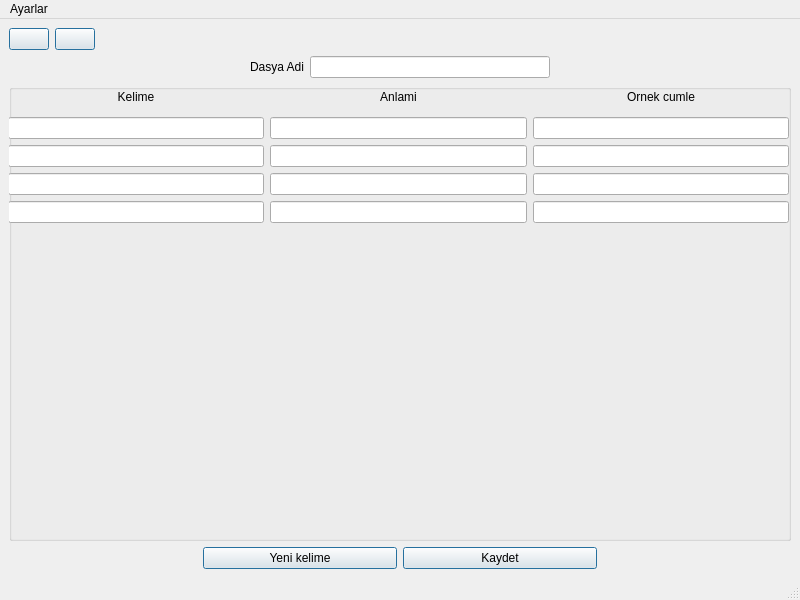
<?xml version="1.0" encoding="UTF-8"?>
<ui version="4.0">
 <class>MainWindow</class>
 <widget class="QMainWindow" name="MainWindow">
  <property name="geometry">
   <rect>
    <x>0</x>
    <y>0</y>
    <width>800</width>
    <height>600</height>
   </rect>
  </property>
  <property name="sizePolicy">
   <sizepolicy hsizetype="Expanding" vsizetype="Preferred">
    <horstretch>0</horstretch>
    <verstretch>0</verstretch>
   </sizepolicy>
  </property>
  <property name="windowTitle">
   <string>MainWindow</string>
  </property>
  <widget class="QWidget" name="centralwidget">
   <layout class="QVBoxLayout" name="verticalLayout">
    <item>
     <layout class="QHBoxLayout" name="horizontalLayout_4">
      <item>
       <widget class="QPushButton" name="pushButton_geri">
        <property name="text">
         <string/>
        </property>
        <property name="icon">
         <iconset>
          <normaloff>geri.png</normaloff>geri.png</iconset>
        </property>
        <property name="default">
         <bool>true</bool>
        </property>
       </widget>
      </item>
      <item>
       <widget class="QPushButton" name="pushButton_anasayfa">
        <property name="text">
         <string/>
        </property>
        <property name="icon">
         <iconset>
          <normaloff>main.png</normaloff>main.png</iconset>
        </property>
        <property name="default">
         <bool>true</bool>
        </property>
       </widget>
      </item>
      <item>
       <spacer name="horizontalSpacer_5">
        <property name="orientation">
         <enum>Qt::Orientation::Horizontal</enum>
        </property>
        <property name="sizeHint" stdset="0">
         <size>
          <width>40</width>
          <height>20</height>
         </size>
        </property>
       </spacer>
      </item>
     </layout>
    </item>
    <item>
     <layout class="QHBoxLayout" name="horizontalLayout_2">
      <item>
       <spacer name="horizontalSpacer_2">
        <property name="orientation">
         <enum>Qt::Orientation::Horizontal</enum>
        </property>
        <property name="sizeHint" stdset="0">
         <size>
          <width>40</width>
          <height>20</height>
         </size>
        </property>
       </spacer>
      </item>
      <item>
       <widget class="QLabel" name="label">
        <property name="text">
         <string>Dasya Adi</string>
        </property>
       </widget>
      </item>
      <item>
       <widget class="QLineEdit" name="lineEdit_dosya"/>
      </item>
      <item>
       <spacer name="horizontalSpacer">
        <property name="orientation">
         <enum>Qt::Orientation::Horizontal</enum>
        </property>
        <property name="sizeHint" stdset="0">
         <size>
          <width>40</width>
          <height>20</height>
         </size>
        </property>
       </spacer>
      </item>
     </layout>
    </item>
    <item>
     <widget class="QGroupBox" name="groupBox">
      <property name="title">
       <string/>
      </property>
      <widget class="QWidget" name="gridLayoutWidget">
       <property name="geometry">
        <rect>
         <x>-1</x>
         <y>-1</y>
         <width>781</width>
         <height>140</height>
        </rect>
       </property>
       <layout class="QGridLayout" name="gridLayout">
        <item row="0" column="0">
         <widget class="QLabel" name="label_1">
          <property name="text">
           <string>Kelime</string>
          </property>
          <property name="alignment">
           <set>Qt::AlignmentFlag::AlignCenter</set>
          </property>
         </widget>
        </item>
        <item row="1" column="2">
         <widget class="QLineEdit" name="lineEdit_1_cumle"/>
        </item>
        <item row="2" column="0">
         <widget class="QLineEdit" name="lineEdit_2_kelime"/>
        </item>
        <item row="3" column="1">
         <widget class="QLineEdit" name="lineEdit_3_anlam"/>
        </item>
        <item row="2" column="2">
         <widget class="QLineEdit" name="lineEdit_2_cumle"/>
        </item>
        <item row="3" column="0">
         <widget class="QLineEdit" name="lineEdit_3_kelime"/>
        </item>
        <item row="2" column="1">
         <widget class="QLineEdit" name="lineEdit_2_anlam"/>
        </item>
        <item row="0" column="1">
         <widget class="QLabel" name="label_3">
          <property name="text">
           <string>Anlami</string>
          </property>
          <property name="alignment">
           <set>Qt::AlignmentFlag::AlignCenter</set>
          </property>
         </widget>
        </item>
        <item row="1" column="0">
         <widget class="QLineEdit" name="lineEdit_1_kelime"/>
        </item>
        <item row="3" column="2">
         <widget class="QLineEdit" name="lineEdit_3_cumle"/>
        </item>
        <item row="1" column="1">
         <widget class="QLineEdit" name="lineEdit_1_anlam"/>
        </item>
        <item row="0" column="2">
         <widget class="QLabel" name="label_2">
          <property name="text">
           <string>Ornek cumle</string>
          </property>
          <property name="alignment">
           <set>Qt::AlignmentFlag::AlignCenter</set>
          </property>
         </widget>
        </item>
        <item row="4" column="0">
         <widget class="QLineEdit" name="lineEdit_4_kelime"/>
        </item>
        <item row="4" column="1">
         <widget class="QLineEdit" name="lineEdit_4_anlam"/>
        </item>
        <item row="4" column="2">
         <widget class="QLineEdit" name="lineEdit_4_cumle"/>
        </item>
       </layout>
      </widget>
     </widget>
    </item>
    <item>
     <layout class="QHBoxLayout" name="horizontalLayout">
      <item>
       <spacer name="horizontalSpacer_3">
        <property name="orientation">
         <enum>Qt::Orientation::Horizontal</enum>
        </property>
        <property name="sizeHint" stdset="0">
         <size>
          <width>40</width>
          <height>20</height>
         </size>
        </property>
       </spacer>
      </item>
      <item>
       <widget class="QPushButton" name="pushButton_yeni">
        <property name="sizePolicy">
         <sizepolicy hsizetype="Expanding" vsizetype="Fixed">
          <horstretch>0</horstretch>
          <verstretch>0</verstretch>
         </sizepolicy>
        </property>
        <property name="text">
         <string>Yeni kelime</string>
        </property>
        <property name="default">
         <bool>true</bool>
        </property>
       </widget>
      </item>
      <item>
       <widget class="QPushButton" name="pushButton_kaydet">
        <property name="sizePolicy">
         <sizepolicy hsizetype="Expanding" vsizetype="Fixed">
          <horstretch>0</horstretch>
          <verstretch>0</verstretch>
         </sizepolicy>
        </property>
        <property name="text">
         <string>Kaydet</string>
        </property>
        <property name="default">
         <bool>true</bool>
        </property>
       </widget>
      </item>
      <item>
       <spacer name="horizontalSpacer_4">
        <property name="orientation">
         <enum>Qt::Orientation::Horizontal</enum>
        </property>
        <property name="sizeHint" stdset="0">
         <size>
          <width>40</width>
          <height>20</height>
         </size>
        </property>
       </spacer>
      </item>
     </layout>
    </item>
   </layout>
  </widget>
  <widget class="QMenuBar" name="menubar">
   <property name="geometry">
    <rect>
     <x>0</x>
     <y>0</y>
     <width>800</width>
     <height>37</height>
    </rect>
   </property>
   <widget class="QMenu" name="menuAyarlar">
    <property name="title">
     <string>Ayarlar</string>
    </property>
    <widget class="QMenu" name="menuDarkmode">
     <property name="title">
      <string>Darkmode</string>
     </property>
     <addaction name="actionWhite"/>
     <addaction name="actionDark"/>
    </widget>
    <addaction name="menuDarkmode"/>
   </widget>
   <addaction name="menuAyarlar"/>
  </widget>
  <widget class="QStatusBar" name="statusbar"/>
  <action name="actionWhite">
   <property name="text">
    <string>White</string>
   </property>
  </action>
  <action name="actionDark">
   <property name="text">
    <string>Dark</string>
   </property>
  </action>
 </widget>
 <resources/>
 <connections/>
</ui>
